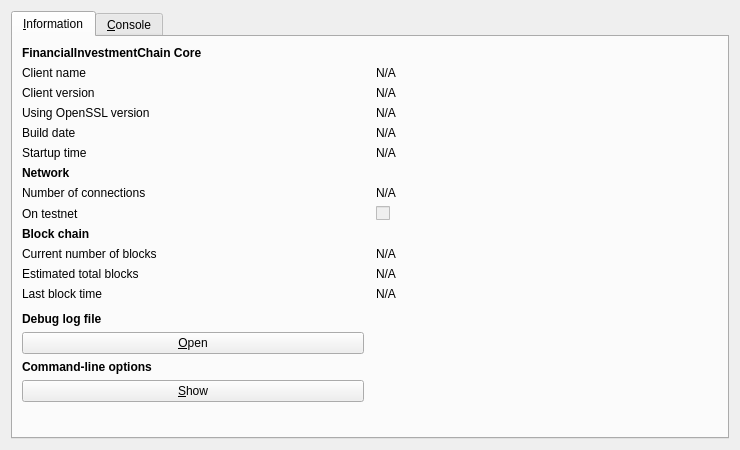
<?xml version="1.0" encoding="UTF-8"?>
<ui version="4.0">
 <class>RPCConsole</class>
 <widget class="QDialog" name="RPCConsole">
  <property name="geometry">
   <rect>
    <x>0</x>
    <y>0</y>
    <width>740</width>
    <height>450</height>
   </rect>
  </property>
  <property name="windowTitle">
   <string>FinancialInvestmentChain - Debug window</string>
  </property>
  <layout class="QVBoxLayout" name="verticalLayout_2">
   <item>
    <widget class="QTabWidget" name="tabWidget">
     <property name="currentIndex">
      <number>0</number>
     </property>
     <widget class="QWidget" name="tab_info">
      <attribute name="title">
       <string>&amp;Information</string>
      </attribute>
      <layout class="QGridLayout" name="gridLayout" columnstretch="0,0">
       <property name="horizontalSpacing">
        <number>12</number>
       </property>
       <item row="14" column="0">
        <widget class="QLabel" name="labelDebugLogfile">
         <property name="font">
          <font>
           <weight>75</weight>
           <bold>true</bold>
          </font>
         </property>
         <property name="text">
          <string>Debug log file</string>
         </property>
        </widget>
       </item>
       <item row="5" column="0">
        <widget class="QLabel" name="label_13">
         <property name="text">
          <string>Startup time</string>
         </property>
        </widget>
       </item>
       <item row="6" column="0">
        <widget class="QLabel" name="label_11">
         <property name="font">
          <font>
           <weight>75</weight>
           <bold>true</bold>
          </font>
         </property>
         <property name="text">
          <string>Network</string>
         </property>
        </widget>
       </item>
       <item row="5" column="1">
        <widget class="QLabel" name="startupTime">
         <property name="cursor">
          <cursorShape>IBeamCursor</cursorShape>
         </property>
         <property name="text">
          <string>N/A</string>
         </property>
         <property name="textFormat">
          <enum>Qt::PlainText</enum>
         </property>
         <property name="textInteractionFlags">
          <set>Qt::LinksAccessibleByMouse|Qt::TextSelectableByKeyboard|Qt::TextSelectableByMouse</set>
         </property>
        </widget>
       </item>
       <item row="8" column="1">
        <widget class="QCheckBox" name="isTestNet">
         <property name="enabled">
          <bool>false</bool>
         </property>
         <property name="text">
          <string/>
         </property>
        </widget>
       </item>
       <item row="1" column="0">
        <widget class="QLabel" name="label_5">
         <property name="text">
          <string>Client name</string>
         </property>
        </widget>
       </item>
       <item row="10" column="1">
        <widget class="QLabel" name="numberOfBlocks">
         <property name="cursor">
          <cursorShape>IBeamCursor</cursorShape>
         </property>
         <property name="text">
          <string>N/A</string>
         </property>
         <property name="textFormat">
          <enum>Qt::PlainText</enum>
         </property>
         <property name="textInteractionFlags">
          <set>Qt::LinksAccessibleByMouse|Qt::TextSelectableByKeyboard|Qt::TextSelectableByMouse</set>
         </property>
        </widget>
       </item>
       <item row="4" column="0">
        <widget class="QLabel" name="label_12">
         <property name="text">
          <string>Build date</string>
         </property>
        </widget>
       </item>
       <item row="17" column="0">
        <widget class="QPushButton" name="showCLOptionsButton">
         <property name="toolTip">
          <string>Show the FinancialInvestmentChain-Qt help message to get a list with possible FinancialInvestmentChain command-line options.</string>
         </property>
         <property name="text">
          <string>&amp;Show</string>
         </property>
         <property name="autoDefault">
          <bool>false</bool>
         </property>
        </widget>
       </item>
       <item row="10" column="0">
        <widget class="QLabel" name="label_3">
         <property name="text">
          <string>Current number of blocks</string>
         </property>
        </widget>
       </item>
       <item row="12" column="1">
        <widget class="QLabel" name="lastBlockTime">
         <property name="cursor">
          <cursorShape>IBeamCursor</cursorShape>
         </property>
         <property name="text">
          <string>N/A</string>
         </property>
         <property name="textFormat">
          <enum>Qt::PlainText</enum>
         </property>
         <property name="textInteractionFlags">
          <set>Qt::LinksAccessibleByMouse|Qt::TextSelectableByKeyboard|Qt::TextSelectableByMouse</set>
         </property>
        </widget>
       </item>
       <item row="4" column="1">
        <widget class="QLabel" name="buildDate">
         <property name="cursor">
          <cursorShape>IBeamCursor</cursorShape>
         </property>
         <property name="text">
          <string>N/A</string>
         </property>
         <property name="textFormat">
          <enum>Qt::PlainText</enum>
         </property>
         <property name="textInteractionFlags">
          <set>Qt::LinksAccessibleByMouse|Qt::TextSelectableByKeyboard|Qt::TextSelectableByMouse</set>
         </property>
        </widget>
       </item>
       <item row="2" column="0">
        <widget class="QLabel" name="label_6">
         <property name="text">
          <string>Client version</string>
         </property>
        </widget>
       </item>
       <item row="8" column="0">
        <widget class="QLabel" name="label_8">
         <property name="text">
          <string>On testnet</string>
         </property>
        </widget>
       </item>
       <item row="2" column="1">
        <widget class="QLabel" name="clientVersion">
         <property name="cursor">
          <cursorShape>IBeamCursor</cursorShape>
         </property>
         <property name="text">
          <string>N/A</string>
         </property>
         <property name="textFormat">
          <enum>Qt::PlainText</enum>
         </property>
         <property name="textInteractionFlags">
          <set>Qt::LinksAccessibleByMouse|Qt::TextSelectableByKeyboard|Qt::TextSelectableByMouse</set>
         </property>
        </widget>
       </item>
       <item row="1" column="1">
        <widget class="QLabel" name="clientName">
         <property name="cursor">
          <cursorShape>IBeamCursor</cursorShape>
         </property>
         <property name="text">
          <string>N/A</string>
         </property>
         <property name="textFormat">
          <enum>Qt::PlainText</enum>
         </property>
         <property name="textInteractionFlags">
          <set>Qt::LinksAccessibleByMouse|Qt::TextSelectableByKeyboard|Qt::TextSelectableByMouse</set>
         </property>
        </widget>
       </item>
       <item row="12" column="0">
        <widget class="QLabel" name="label_2">
         <property name="text">
          <string>Last block time</string>
         </property>
        </widget>
       </item>
       <item row="18" column="0">
        <spacer name="verticalSpacer">
         <property name="orientation">
          <enum>Qt::Vertical</enum>
         </property>
         <property name="sizeHint" stdset="0">
          <size>
           <width>20</width>
           <height>40</height>
          </size>
         </property>
        </spacer>
       </item>
       <item row="7" column="0">
        <widget class="QLabel" name="label_7">
         <property name="text">
          <string>Number of connections</string>
         </property>
        </widget>
       </item>
       <item row="16" column="0">
        <widget class="QLabel" name="labelCLOptions">
         <property name="font">
          <font>
           <weight>75</weight>
           <bold>true</bold>
          </font>
         </property>
         <property name="text">
          <string>Command-line options</string>
         </property>
        </widget>
       </item>
       <item row="11" column="1">
        <widget class="QLabel" name="totalBlocks">
         <property name="cursor">
          <cursorShape>IBeamCursor</cursorShape>
         </property>
         <property name="text">
          <string>N/A</string>
         </property>
         <property name="textFormat">
          <enum>Qt::PlainText</enum>
         </property>
         <property name="textInteractionFlags">
          <set>Qt::LinksAccessibleByMouse|Qt::TextSelectableByKeyboard|Qt::TextSelectableByMouse</set>
         </property>
        </widget>
       </item>
       <item row="7" column="1">
        <widget class="QLabel" name="numberOfConnections">
         <property name="cursor">
          <cursorShape>IBeamCursor</cursorShape>
         </property>
         <property name="text">
          <string>N/A</string>
         </property>
         <property name="textFormat">
          <enum>Qt::PlainText</enum>
         </property>
         <property name="textInteractionFlags">
          <set>Qt::LinksAccessibleByMouse|Qt::TextSelectableByKeyboard|Qt::TextSelectableByMouse</set>
         </property>
        </widget>
       </item>
       <item row="3" column="1">
        <widget class="QLabel" name="openSSLVersion">
         <property name="cursor">
          <cursorShape>IBeamCursor</cursorShape>
         </property>
         <property name="text">
          <string>N/A</string>
         </property>
         <property name="textFormat">
          <enum>Qt::PlainText</enum>
         </property>
         <property name="textInteractionFlags">
          <set>Qt::LinksAccessibleByMouse|Qt::TextSelectableByKeyboard|Qt::TextSelectableByMouse</set>
         </property>
        </widget>
       </item>
       <item row="9" column="0">
        <widget class="QLabel" name="label_10">
         <property name="font">
          <font>
           <weight>75</weight>
           <bold>true</bold>
          </font>
         </property>
         <property name="text">
          <string>Block chain</string>
         </property>
        </widget>
       </item>
       <item row="0" column="0">
        <widget class="QLabel" name="label_9">
         <property name="font">
          <font>
           <weight>75</weight>
           <bold>true</bold>
          </font>
         </property>
         <property name="text">
          <string>FinancialInvestmentChain Core</string>
         </property>
        </widget>
       </item>
       <item row="11" column="0">
        <widget class="QLabel" name="label_4">
         <property name="text">
          <string>Estimated total blocks</string>
         </property>
        </widget>
       </item>
       <item row="13" column="0">
        <spacer name="verticalSpacer_2">
         <property name="orientation">
          <enum>Qt::Vertical</enum>
         </property>
         <property name="sizeHint" stdset="0">
          <size>
           <width>20</width>
           <height>20</height>
          </size>
         </property>
        </spacer>
       </item>
       <item row="15" column="0">
        <widget class="QPushButton" name="openDebugLogfileButton">
         <property name="toolTip">
          <string>Open the FinancialInvestmentChain debug log file from the current data directory. This can take a few seconds for large log files.</string>
         </property>
         <property name="text">
          <string>&amp;Open</string>
         </property>
         <property name="autoDefault">
          <bool>false</bool>
         </property>
        </widget>
       </item>
       <item row="3" column="0">
        <widget class="QLabel" name="label_14">
         <property name="text">
          <string>Using OpenSSL version</string>
         </property>
         <property name="indent">
          <number>-1</number>
         </property>
        </widget>
       </item>
      </layout>
     </widget>
     <widget class="QWidget" name="tab_console">
      <attribute name="title">
       <string>&amp;Console</string>
      </attribute>
      <layout class="QVBoxLayout" name="verticalLayout_3">
       <property name="spacing">
        <number>3</number>
       </property>
       <item>
        <widget class="QTextEdit" name="messagesWidget">
         <property name="minimumSize">
          <size>
           <width>0</width>
           <height>100</height>
          </size>
         </property>
         <property name="readOnly">
          <bool>true</bool>
         </property>
         <property name="tabKeyNavigation" stdset="0">
          <bool>false</bool>
         </property>
         <property name="columnCount" stdset="0">
          <number>2</number>
         </property>
        </widget>
       </item>
       <item>
        <layout class="QHBoxLayout" name="horizontalLayout">
         <property name="spacing">
          <number>3</number>
         </property>
         <item>
          <widget class="QLabel" name="label">
           <property name="text">
            <string notr="true">&gt;</string>
           </property>
          </widget>
         </item>
         <item>
          <widget class="QLineEdit" name="lineEdit"/>
         </item>
         <item>
          <widget class="QPushButton" name="clearButton">
           <property name="maximumSize">
            <size>
             <width>24</width>
             <height>24</height>
            </size>
           </property>
           <property name="toolTip">
            <string>Clear console</string>
           </property>
           <property name="text">
            <string/>
           </property>
           <property name="icon">
            <iconset resource="../bitcoin.qrc">
             <normaloff>:/icons/remove</normaloff>:/icons/remove</iconset>
           </property>
           <property name="shortcut">
            <string notr="true">Ctrl+L</string>
           </property>
           <property name="autoDefault">
            <bool>false</bool>
           </property>
          </widget>
         </item>
        </layout>
       </item>
      </layout>
     </widget>
    </widget>
   </item>
  </layout>
 </widget>
 <resources>
  <include location="../bitcoin.qrc"/>
 </resources>
 <connections/>
</ui>
